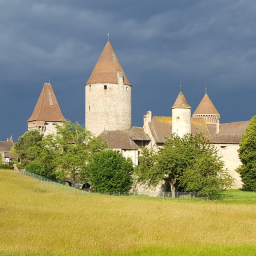
#> input picture Chateau.png, 256 x 256 px
$ python 1b_RGBtoHSL.py
#> lines starting #> are read from the running program, lines starting #| are printed output that depends on the picture

from PIL import Image
import math

# Open the RGB image
image = Image.open('Chateau.png')
#> image is the input picture: PIL image 256x256 RGB; mean R, G, B 142.4, 143.8, 112.4

# Separate the image into its RGB channels
red_channel, green_channel, blue_channel = image.split()
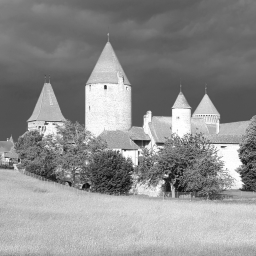
#> red_channel: PIL image 256x256 L; min 6, max 255, mean 142.4
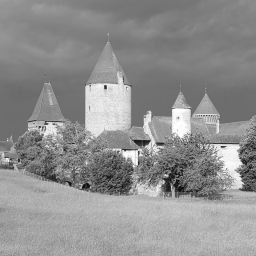
#> green_channel: PIL image 256x256 L; min 11, max 255, mean 143.8
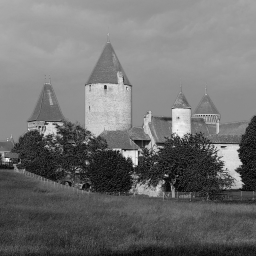
#> blue_channel: PIL image 256x256 L; min 2, max 250, mean 112.4

# Create blank images for HSL channels
h_channel = Image.new('L', image.size)
#> h_channel: PIL image 256x256 L; every value is 0
s_channel = Image.new('L', image.size)
l_channel = Image.new('L', image.size)

for x in range(image.width):
    for y in range(image.height):
        r = red_channel.getpixel((x, y)) / 255.0
        g = green_channel.getpixel((x, y)) / 255.0
        b = blue_channel.getpixel((x, y)) / 255.0

        cmax = max(r, g, b)
        cmin = min(r, g, b)
        delta = cmax - cmin


        # Calculate Hue (H)
        if delta == 0:
            h = 0
        elif cmax == r:
            h = 60 * (((g - b) / delta) % 6)
        elif cmax == g:
            h = 60 * (((b - r) / delta) + 2)
        else:
            h = 60 * (((r - g) / delta) + 4)
        h_channel.putpixel((x, y), int((h / 360) * 255))


        # Calculate Lightness (L)
        l = (cmax + cmin) / 2.0
        l_channel.putpixel((x, y), int(255 * l))


        # Calculate Saturation (S)
        if delta == 0:
            s = 0
        else:
            s = delta / (1 - abs(2 * l - 1))
        s_channel.putpixel((x, y), int(255 * s))
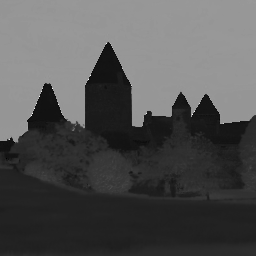
#> h_channel: PIL image 256x256 L; min 0, max 252, mean 83
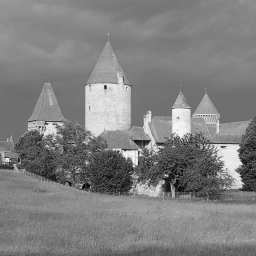
#> l_channel: PIL image 256x256 L; min 8, max 250, mean 127.8
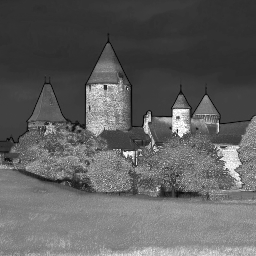
#> s_channel: PIL image 256x256 L; min 0, max 255, mean 94.6


# Save each channel separately
h_channel.save('H_channel.png')
s_channel.save('S_channel.png')
l_channel.save('L_channel.png')
